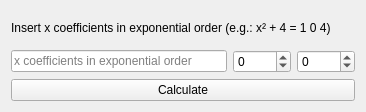
<?xml version="1.0" encoding="UTF-8"?>
<ui version="4.0">
 <class>Form</class>
 <widget class="QWidget" name="Form">
  <property name="geometry">
   <rect>
    <x>0</x>
    <y>0</y>
    <width>366</width>
    <height>112</height>
   </rect>
  </property>
  <property name="windowTitle">
   <string>Form</string>
  </property>
  <layout class="QVBoxLayout" name="verticalLayout_2">
   <item>
    <layout class="QVBoxLayout" name="verticalLayout">
     <item>
      <widget class="QLabel" name="label">
       <property name="text">
        <string>Insert x coefficients in exponential order (e.g.: x² + 4 = 1 0 4)</string>
       </property>
      </widget>
     </item>
     <item>
      <layout class="QHBoxLayout" name="horizontalLayout">
       <item>
        <widget class="QLineEdit" name="lineEdit">
         <property name="readOnly">
          <bool>false</bool>
         </property>
         <property name="placeholderText">
          <string>x coefficients in exponential order</string>
         </property>
        </widget>
       </item>
       <item>
        <widget class="QSpinBox" name="minimum">
         <property name="minimum">
          <number>-1000</number>
         </property>
         <property name="maximum">
          <number>1000</number>
         </property>
        </widget>
       </item>
       <item>
        <widget class="QSpinBox" name="maximum">
         <property name="minimum">
          <number>-1000</number>
         </property>
         <property name="maximum">
          <number>1000</number>
         </property>
        </widget>
       </item>
      </layout>
     </item>
     <item>
      <widget class="QPushButton" name="pushButton">
       <property name="text">
        <string>Calculate</string>
       </property>
      </widget>
     </item>
    </layout>
   </item>
  </layout>
 </widget>
 <resources/>
 <connections/>
</ui>
